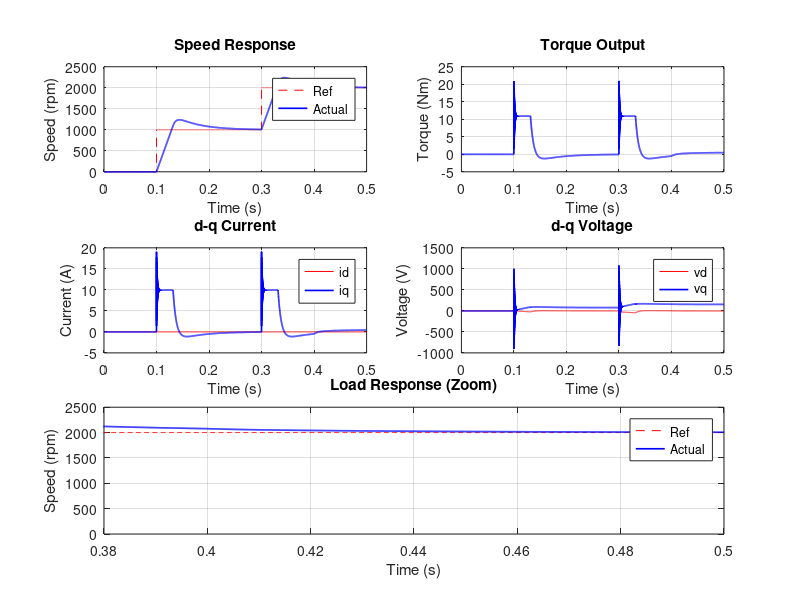

Write MATLAB code to recreate this figure.
%% PMSM FOC Control Simulation
% MATLAB R2016b Compatible

clc; close all;

pmsm.Rs = 0.958; pmsm.Ld = 0.00525; pmsm.Lq = 0.00525;
pmsm.psi = 0.1827; pmsm.P = 4; pmsm.J = 0.003; pmsm.B = 0.0001;

Ts = 1e-4; T = 0.5; t = 0:Ts:T; n = length(t);
Kp_i = 100; Ki_i = 2000; Kp_s = 0.5; Ki_s = 10;

w_ref = 0*(t<0.1) + 1000*(t>=0.1 & t<0.3) + 2000*(t>=0.3);
TL = 0.5*(t>0.4);

id = 0; iq = 0; wm = 0; id_ref = 0;
ei_d = 0; ei_q = 0; ew = 0;
id_log = zeros(1,n); iq_log = zeros(1,n); wm_log = zeros(1,n);
vd_log = zeros(1,n); vq_log = zeros(1,n); Te_log = zeros(1,n);

for k = 1:n
    e = (w_ref(k) - wm*30/pi)*(pi/30);
    ew = ew + e*Ts;
    iq_ref = max(min(Kp_s*e + Ki_s*ew, 10), -10);
    ei_d = ei_d + (id_ref-id)*Ts;
    vd = Kp_i*(id_ref-id) + Ki_i*ei_d;
    ei_q = ei_q + (iq_ref-iq)*Ts;
    vq = Kp_i*(iq_ref-iq) + Ki_i*ei_q;
    vd = vd - pmsm.Lq*pmsm.P*wm*iq;
    vq = vq + pmsm.psi*pmsm.P*wm + pmsm.Ld*pmsm.P*wm*id;
    id = id + (vd - pmsm.Rs*id + pmsm.Lq*pmsm.P*wm*iq)/pmsm.Ld*Ts;
    iq = iq + (vq - pmsm.Rs*iq - pmsm.psi*pmsm.P*wm - pmsm.Ld*pmsm.P*wm*id)/pmsm.Lq*Ts;
    Te = 1.5*pmsm.P*(pmsm.psi*iq + (pmsm.Ld-pmsm.Lq)*id*iq);
    wm = wm + (Te - pmsm.B*wm - TL(k))/pmsm.J*Ts;
    id_log(k)=id; iq_log(k)=iq; wm_log(k)=wm*30/pi;
    vd_log(k)=vd; vq_log(k)=vq; Te_log(k)=Te;
end

figure('Position', [100 100 900 700]);
subplot(3,2,1); plot(t, w_ref, 'r--', t, wm_log, 'b-', 'LineWidth', 1.2);
xlabel('Time (s)'); ylabel('Speed (rpm)'); legend('Ref','Actual'); grid on; title('Speed Response');
subplot(3,2,2); plot(t, Te_log, 'b-', 'LineWidth', 1.2);
xlabel('Time (s)'); ylabel('Torque (Nm)'); grid on; title('Torque Output');
subplot(3,2,3); plot(t, id_log, 'r-', t, iq_log, 'b-', 'LineWidth', 1.2);
xlabel('Time (s)'); ylabel('Current (A)'); legend('id','iq'); grid on; title('d-q Current');
subplot(3,2,4); plot(t, vd_log, 'r-', t, vq_log, 'b-', 'LineWidth', 1.2);
xlabel('Time (s)'); ylabel('Voltage (V)'); legend('vd','vq'); grid on; title('d-q Voltage');
subplot(3,2,5:6); plot(t, w_ref, 'r--', t, wm_log, 'b-', 'LineWidth', 1.2);
xlim([0.38 0.5]); xlabel('Time (s)'); ylabel('Speed (rpm)');
legend('Ref','Actual'); grid on; title('Load Response (Zoom)');

fprintf('===== Motor Control Results =====\n');
fprintf('Speed error: %.2f rpm\n', abs(wm_log(end)-w_ref(end)));
fprintf('Peak torque: %.3f Nm\n', max(Te_log));
